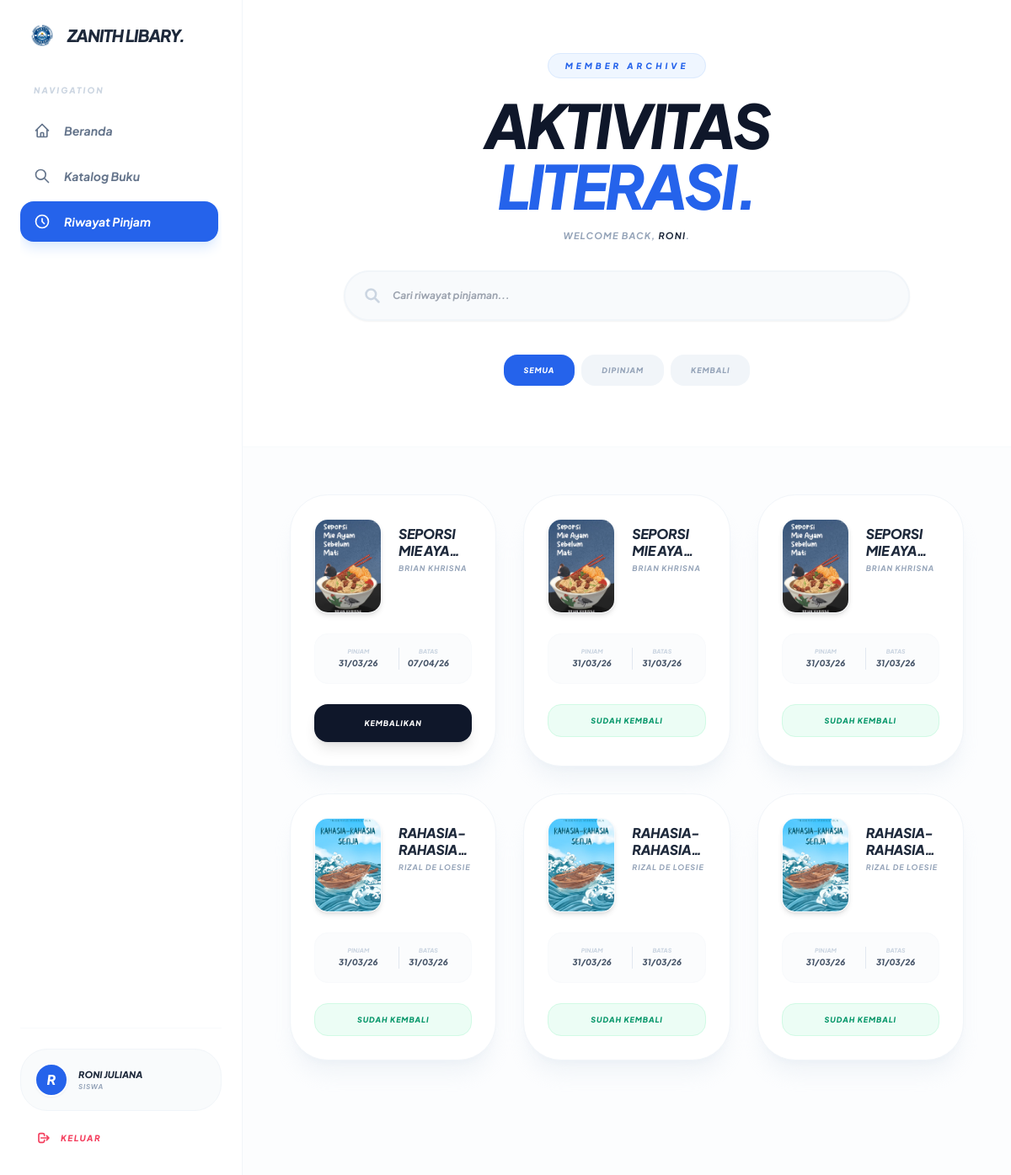
The app's page /siswa/riwayat_pinjam.php (signed in) with its own data.
### tables this page shows
CREATE TABLE `peminjaman` (
  `id_peminjaman` int(11) NOT NULL,
  `id_user` int(11) DEFAULT NULL,
  `id_buku` int(11) DEFAULT NULL,
  `tanggal_pinjam` date NOT NULL,
  `tanggal_kembali` date DEFAULT NULL,
  `status` enum('dipinjam','kembali') DEFAULT 'dipinjam'
);

CREATE TABLE `buku` (
  `id_buku` int(11) NOT NULL,
  `judul` varchar(255) NOT NULL,
  `penulis` varchar(100) DEFAULT NULL,
  `kategori` varchar(100) DEFAULT NULL,
  `deskripsi` text DEFAULT NULL,
  `penerbit` varchar(100) DEFAULT NULL,
  `tahun_terbit` year(4) DEFAULT NULL,
  `stok` int(11) DEFAULT 0,
  `gambar` varchar(255) DEFAULT NULL
);

### siswa/riwayat_pinjam.php (the view, shortened to what this page needs)
<?php
require_once '../config/database.php';
$nama_user = $_SESSION['nama_lengkap'] ?? $_SESSION['nama'] ?? 'User';
$id_user   = $_SESSION['id_user'] ?? 0;
$tgl_sekarang = date('Y-m-d');
$sql = "SELECT p.*, b.judul, b.penulis, b.gambar
        FROM peminjaman p
        JOIN buku b ON p.id_buku = b.id_buku
        WHERE p.id_user = ?
        ORDER BY p.id_peminjaman DESC";
$stmt = $conn->prepare($sql);
$stmt->bind_param("s", $id_user);
$stmt->execute();
$query_riwayat = $stmt->get_result();
?>
<!DOCTYPE html>
<html lang="id">
<head>
    <script src="https://cdn.tailwindcss.com"></script>
</head>
<body class="flex flex-col md:flex-row min-h-screen">
    <?php include 'include/header.php'; ?>
    <main class="flex-1 transition-all pt-24 md:pt-0">
        <section class="py-10 md:py-16 px-5 md:px-14 border-b border-slate-50 bg-white">
            <div class="max-w-4xl mx-auto text-center">
                <div class="mb-8">
                    <span class="text-[9px] md:text-[10px] font-black text-blue-600 bg-blue-50 px-5 py-2 rounded-full uppercase tracking-[0.4em] italic border border-blue-100">
                        Member Archive
                    </span>
                    <h2 class="text-5xl md:text-7xl font-black text-slate-900 tracking-tighter italic uppercase leading-none mt-6">
                        Aktivitas <br> <span class="text-blue-600">Literasi.</span>
                    </h2>
                    <p class="text-slate-400 text-[10px] md:text-[11px] mt-4 font-bold italic uppercase tracking-widest">
                        Welcome back, <span class="text-slate-800"><?= explode(' ', $nama_user)[0]; ?></span>.
                    </p>
                </div>
                <div class="relative max-w-2xl mx-auto mb-10 group">
                    <div class="absolute inset-y-0 left-6 flex items-center pointer-events-none text-slate-300 group-focus-within:text-blue-600 transition-colors">
                    </div>
                    <input type="text" id="live-search" placeholder="Cari riwayat pinjaman..."
                           class="w-full bg-slate-50 border-2 border-slate-100 py-4 md:py-5 pl-14 pr-10 rounded-[1.8rem] md:rounded-[2.2rem] shadow-sm focus:bg-white focus:border-blue-600 focus:ring-0 transition-all font-bold text-xs italic outline-none">
                </div>
                <div class="flex items-center justify-center gap-2 overflow-x-auto no-scrollbar pb-2">
                    <button onclick="filterStatus('all')" class="filter-btn active bg-blue-600 text-white px-6 py-3 rounded-2xl text-[9px] font-black uppercase tracking-widest italic transition-all shrink-0">Semua</button>
                    <button onclick="filterStatus('dipinjam')" class="filter-btn bg-slate-100 text-slate-400 px-6 py-3 rounded-2xl text-[9px] font-black uppercase tracking-widest italic transition-all shrink-0">Dipinjam</button>
                    <button onclick="filterStatus('kembali')" class="filter-btn bg-slate-100 text-slate-400 px-6 py-3 rounded-2xl text-[9px] font-black uppercase tracking-widest italic transition-all shrink-0">Kembali</button>
                </div>
            </div>
        </section>
        <div class="p-5 md:p-14 max-w-7xl mx-auto">
            <div id="riwayat-grid" class="grid grid-cols-1 md:grid-cols-2 lg:grid-cols-3 gap-8 pb-20">
                <?php if ($query_riwayat && $query_riwayat->num_rows > 0): ?>
                    <?php while($row = $query_riwayat->fetch_assoc()):
                        $is_late = ($row['status'] == 'dipinjam' && $tgl_sekarang > $row['tanggal_kembali']);
                    ?>
                    <div class="riwayat-card bg-white p-7 rounded-[2.8rem] border border-slate-100 shadow-xl shadow-slate-200/40 relative group"
                         data-status="<?= $row['status']; ?>"
                         data-judul="<?= strtolower($row['judul']); ?>">
                        <div class="flex gap-5 mb-6">
                            <img src="../assets/buku/<?= $row['gambar'] ?: 'default.jpg'; ?>" class="w-20 h-28 object-cover rounded-2xl shadow-md border border-slate-50">
                            <div class="flex-1 pt-2">
                                <h4 class="font-black text-slate-800 text-base uppercase tracking-tight leading-tight italic line-clamp-2"><?= $row['judul']; ?></h4>
                                <p class="text-[9px] text-slate-400 font-bold italic mt-1 uppercase tracking-widest"><?= $row['penulis']; ?></p>
                            </div>
                        </div>
                        <div class="grid grid-cols-2 gap-3 bg-slate-50/50 p-4 rounded-2xl mb-6 border border-slate-50">
                            <div class="text-center">
                                <p class="text-[7px] font-black text-slate-300 uppercase italic">Pinjam</p>
                                <p class="text-[10px] font-black text-slate-600 italic"><?= date('d/m/y', strtotime($row['tanggal_pinjam'])); ?></p>
                            </div>
                            <div class="text-center border-l border-slate-200">
                                <p class="text-[7px] font-black text-slate-300 uppercase italic">Batas</p>
                                <p class="text-[10px] font-black <?= $is_late ? 'text-rose-500' : 'text-slate-600' ?> italic"><?= date('d/m/y', strtotime($row['tanggal_kembali'])); ?></p>
                            </div>
                        </div>
                        <?php if ($row['status'] == 'dipinjam'): ?>
                            <button onclick="konfirmasiKembali(<?= $row['id_peminjaman']; ?>, '<?= addslashes($row['judul']); ?>')"
                                    class="w-full bg-slate-900 text-white py-4 rounded-2xl text-[9px] font-black uppercase italic tracking-widest shadow-lg hover:bg-blue-600 transition-all active:scale-95">
                                Kembalikan
                            </button>
                        <?php else: ?>
                            <div class="w-full bg-emerald-50 text-emerald-600 py-3 rounded-2xl text-[9px] font-black uppercase italic tracking-widest text-center border border-emerald-100">
                                Sudah Kembali
                            </div>
                        <?php endif; ?>
                    </div>
                    <?php endwhile; ?>
                <?php else: ?>
                    <div class="col-span-full py-20 text-center font-black text-slate-200 italic uppercase tracking-tighter text-4xl opacity-30">Archive Empty.</div>
                <?php endif; ?>
            </div>
        </div>
    </main>
</body>
</html>

### siswa/include/header.php (shortened to what this page needs)
<aside id="sidebar" class="fixed md:sticky top-0 left-0 h-screen w-72 bg-white border-r border-slate-100 p-6 flex flex-col z-[70] -translate-x-full md:translate-x-0 transition-transform duration-300 ease-in-out">
    <div class="flex items-center justify-between mb-10 px-2 shrink-0">
        <div class="flex items-center gap-3">
            <img src="../assets/logo/logo.png" alt="Logo" class="w-9 h-9 object-contain">
            <span class="font-extrabold text-xl tracking-tighter text-slate-800 italic uppercase">Zanith Libary.</span>
        </div>
    </div>
    <nav class="flex-1 space-y-1.5 overflow-y-auto no-scrollbar pr-1">
        <?php
            $current_page = basename($_SERVER['PHP_SELF']);
            $is_admin_folder = strpos($_SERVER['REQUEST_URI'], '/admin/') !== false;
        ?>
        <p class="text-[10px] font-black text-slate-300 uppercase tracking-[0.2em] mb-4 px-4 italic">Navigation</p>
        <a href="dashboard.php" class="<?= $current_page == 'dashboard.php' ? 'bg-blue-600 text-white shadow-lg shadow-blue-100' : 'text-slate-500 hover:bg-slate-50' ?> flex items-center gap-4 px-4 py-3.5 rounded-2xl font-bold transition-all italic text-sm">
            Beranda
        </a>
        <?php if ($is_admin_folder): ?>
            <a href="peminjaman.php" class="<?= $current_page == 'peminjaman.php' ? 'bg-blue-600 text-white shadow-lg shadow-blue-100' : 'text-slate-500 hover:bg-slate-50' ?> flex items-center gap-4 px-4 py-3.5 rounded-2xl font-bold transition-all italic text-sm">
                <svg xmlns="http://www.w3.org/2000/svg" class="h-5 w-5" fill="none" viewBox="0 0 24 24" stroke="currentColor"><path stroke-linecap="round" stroke-linejoin="round" stroke-width="2" d="M9 5H7a2 2 0 00-2 2v12a2 2 0 002 2h10a2 2 0 002-2V7a2 2 0 00-2-2h-2M9 5a2 2 0 002 2h2a2 2 0 002-2M9 5a2 2 0 012-2h2a2 2 0 012 2" /></svg>
                Sirkulasi
            </a>
            <a href="anggota.php" class="<?= $current_page == 'anggota.php' ? 'bg-blue-600 text-white shadow-lg shadow-blue-100' : 'text-slate-500 hover:bg-slate-50' ?> flex items-center gap-4 px-4 py-3.5 rounded-2xl font-bold transition-all italic text-sm">
                <svg xmlns="http://www.w3.org/2000/svg" class="h-5 w-5" fill="none" viewBox="0 0 24 24" stroke="currentColor"><path stroke-linecap="round" stroke-linejoin="round" stroke-width="2" d="M12 4.354a4 4 0 110 5.292M15 21H3v-1a6 6 0 0112 0v1zm0 0h6v-1a6 6 0 00-9-5.197" /></svg>
                Data Anggota
            </a>
        <?php else: ?>
            <a href="peminjaman.php" class="<?= $current_page == 'peminjaman.php' ? 'bg-blue-600 text-white shadow-lg shadow-blue-100' : 'text-slate-500 hover:bg-slate-50' ?> flex items-center gap-4 px-4 py-3.5 rounded-2xl font-bold transition-all italic text-sm">
                <svg xmlns="http://www.w3.org/2000/svg" class="h-5 w-5" fill="none" viewBox="0 0 24 24" stroke="currentColor"><path stroke-linecap="round" stroke-linejoin="round" stroke-width="2" d="M21 21l-6-6m2-5a7 7 0 11-14 0 7 7 0 0114 0z" /></svg>
                Katalog Buku
            </a>
            <a href="riwayat_pinjam.php" class="<?= $current_page == 'riwayat_pinjam.php' ? 'bg-blue-600 text-white shadow-lg shadow-blue-100' : 'text-slate-500 hover:bg-slate-50' ?> flex items-center gap-4 px-4 py-3.5 rounded-2xl font-bold transition-all italic text-sm">
                <svg xmlns="http://www.w3.org/2000/svg" class="h-5 w-5" fill="none" viewBox="0 0 24 24" stroke="currentColor"><path stroke-linecap="round" stroke-linejoin="round" stroke-width="2" d="M12 8v4l3 3m6-3a9 9 0 11-18 0 9 9 0 0118 0z" /></svg>
                Riwayat Pinjam
            </a>
        <?php endif; ?>
    </nav>
    <div class="mt-auto border-t border-slate-50 pt-6 shrink-0">
        <div class="bg-slate-50/80 p-4 rounded-[2rem] flex items-center gap-3 mb-3 border border-slate-100">
            <div class="w-10 h-10 bg-blue-600 rounded-full flex items-center justify-center font-black text-white border-2 border-white shadow-sm italic shrink-0">
                <?= strtoupper(substr($nama_user ?? 'U', 0, 1)); ?>
            </div>
            <div class="overflow-hidden">
                <p class="text-[11px] font-black text-slate-800 truncate uppercase italic"><?= $nama_user; ?></p>
                <p class="text-[8px] text-slate-400 font-bold uppercase tracking-widest italic"><?= $_SESSION['role'] ?? 'User'; ?></p>
            </div>
        </div>
        <a href="../logout.php" class="flex items-center gap-3 px-5 py-3 text-rose-500 hover:bg-rose-50 rounded-2xl font-black transition-all text-[10px] uppercase tracking-[0.15em] italic">
            <svg xmlns="http://www.w3.org/2000/svg" class="h-4 w-4" fill="none" viewBox="0 0 24 24" stroke="currentColor"><path stroke-linecap="round" stroke-linejoin="round" stroke-width="2.5" d="M17 16l4-4m0 0l-4-4m4 4H7m6 4v1a3 3 0 01-3 3H6a3 3 0 01-3-3V7a3 3 0 013-3h4a3 3 0 013 3v1" /></svg>
            Keluar
        </a>
    </div>
</aside>

### siswa/riwayat_pinjam.php (style rules this page uses)
body { font-family: 'Plus Jakarta Sans', sans-serif; background-color: #fcfdfe; color: #1e293b; }
.line-clamp-2 { display: -webkit-box; -webkit-line-clamp: 2; -webkit-box-orient: vertical; overflow: hidden; }

### records on screen
peminjaman: id_buku.gambar (picture), id_buku.judul "SEPORSI MIE…", id_buku.penulis "BRIAN KHRISNA", tanggal_pinjam "31/03/26", tanggal_kembali "07/04/26"
peminjaman: id_buku.gambar (picture), id_buku.judul "SEPORSI MIE…", id_buku.penulis "BRIAN KHRISNA", tanggal_pinjam "31/03/26", tanggal_kembali "31/03/26", status "SUDAH KEMBALI"
peminjaman: id_buku.gambar (picture), id_buku.judul "SEPORSI MIE…", id_buku.penulis "BRIAN KHRISNA", tanggal_pinjam "31/03/26", tanggal_kembali "31/03/26", status "SUDAH KEMBALI"
peminjaman: id_buku.gambar (picture), id_buku.penulis "RIZAL DE LOESIE", tanggal_pinjam "31/03/26", tanggal_kembali "31/03/26", status "SUDAH KEMBALI"
peminjaman: id_buku.gambar (picture), id_buku.penulis "RIZAL DE LOESIE", tanggal_pinjam "31/03/26", tanggal_kembali "31/03/26", status "SUDAH KEMBALI"
peminjaman: id_buku.gambar (picture), id_buku.penulis "RIZAL DE LOESIE", tanggal_pinjam "31/03/26", tanggal_kembali "31/03/26", status "SUDAH KEMBALI"

### other values on screen
substr($nama_user ?? 'U', 0, 1) "R"
$nama_user "RONI JULIANA"
$_SESSION['role'] "SISWA"
explode(' ', $nama_user)[0] "RONI"
